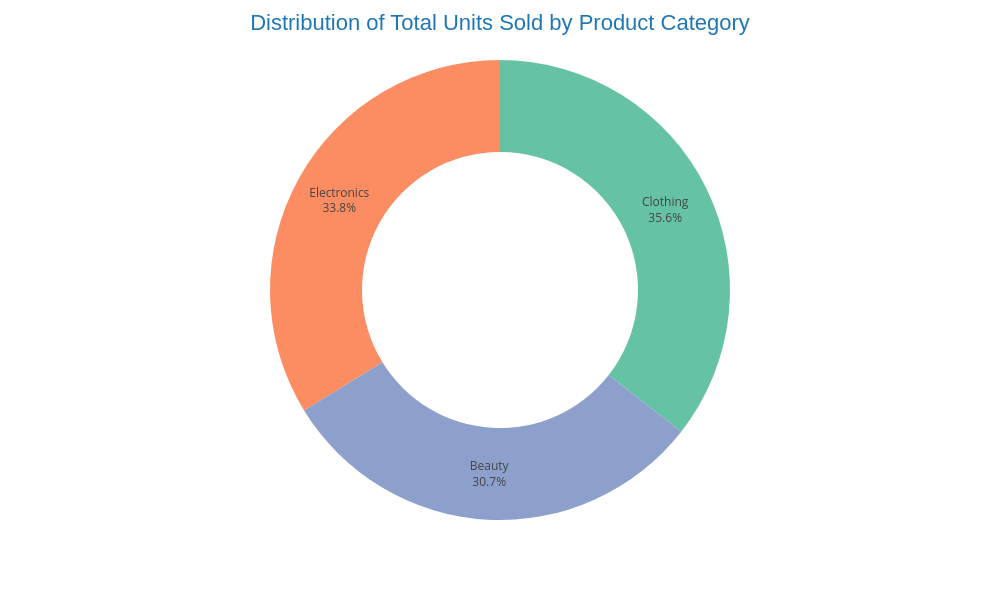

Here is the notebook cell this chart was saved with:
### Code cell
fig=px.pie(data_frame=df_Quantity,names="Product Category",values="Quantity",hole=0.6,hover_name='Product Category',color_discrete_sequence=px.colors.qualitative.Set2,template="plotly_white")
fig.update_traces(
    textinfo="percent+label"
)
fig.update_layout(
    legend=dict(
        y=-0.2,
        x=0.5,
        xanchor="center"
    ),
    title="Distribution of Total Units Sold by Product Category",
     title_font=dict(
            family="Arial",
            size=22,
            color="#1F77B4"
        ),
        title_x=0.5,
        showlegend=False,
        height=600,
        width=1000
)
fig.show()

### Figure 1 — Plotly figure (JSON) as saved in the notebook; plotly's stock layout.template omitted (floating-point values rounded to 4 significant figures)
{"data": [{"domain": {"x": [0, 1], "y": [0, 1]}, "hole": 0.6, "hovertemplate": "<b>%{hovertext}</b><br><br>Product Category=%{label}<br>Quantity=%{value}<extra></extra>", "hovertext": ["Beauty", "Clothing", "Electronics"], "labels": ["Beauty", "Clothing", "Electronics"], "legendgroup": "", "name": "", "showlegend": true, "textinfo": "percent+label", "type": "pie", "values": [771, 894, 849]}], "layout": {"height": 600, "legend": {"tracegroupgap": 0, "x": 0.5, "xanchor": "center", "y": -0.2}, "margin": {"t": 60}, "piecolorway": ["rgb(102,194,165)", "rgb(252,141,98)", "rgb(141,160,203)", "rgb(231,138,195)", "rgb(166,216,84)", "rgb(255,217,47)", "rgb(229,196,148)", "rgb(179,179,179)"], "showlegend": false, "title": {"font": {"color": "#1F77B4", "family": "Arial", "size": 22}, "text": "Distribution of Total Units Sold by Product Category", "x": 0.5}, "width": 1000}}
